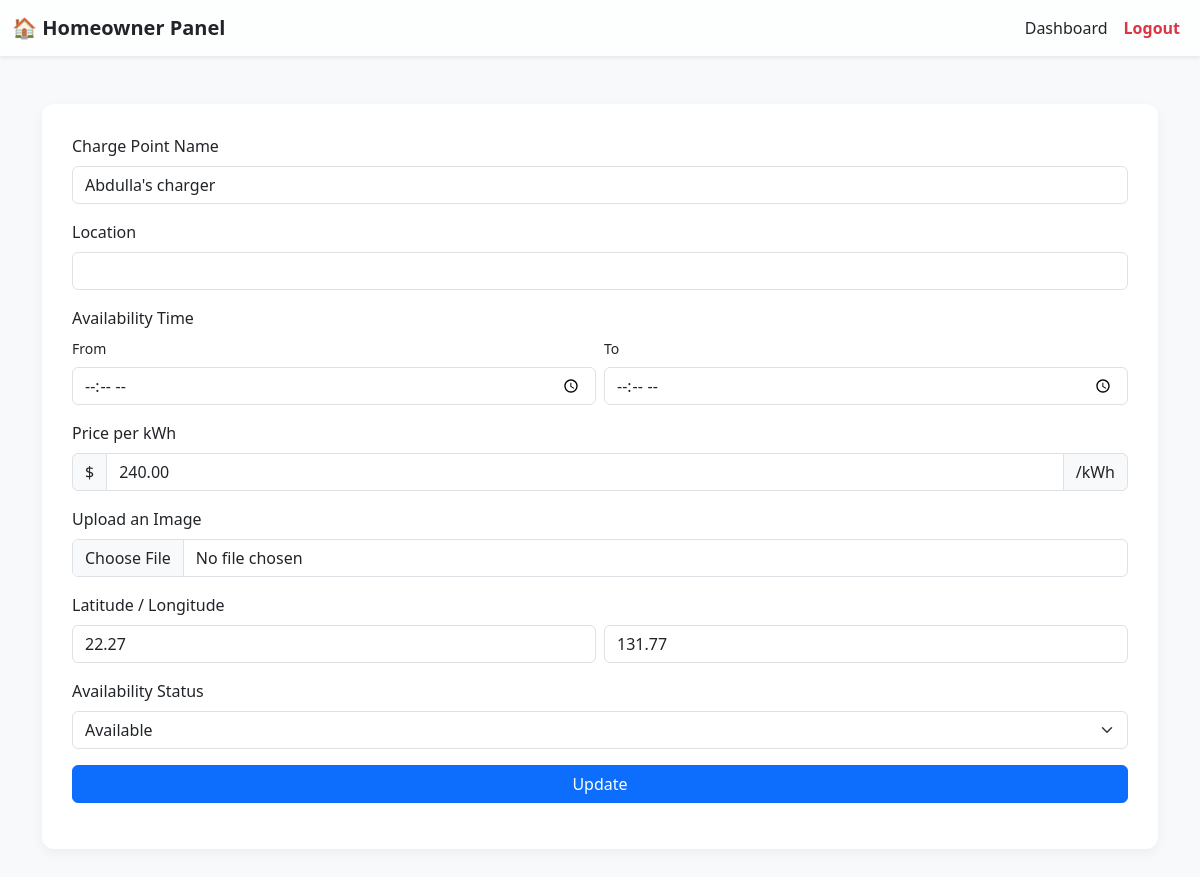
The app's page /manage_charger.php (signed in) with its own data.
### tables this page shows
CREATE TABLE `charge_point` (
  `charger_id` INT(11) NOT NULL AUTO_INCREMENT,
  `charge_name` VARCHAR(50) NOT NULL,
  `cost` DECIMAL(8,2) NOT NULL,
  `availability` VARCHAR(50) NOT NULL,
  `latitude` VARCHAR(50) NOT NULL,
  `longitude` VARCHAR(50) NOT NULL,
  `user_id` INT(11) NOT NULL,
  `picture` VARCHAR(255) NOT NULL,
  `location` VARCHAR(255) DEFAULT NULL,
  `available_from` TIME DEFAULT NULL,
  `available_to` TIME DEFAULT NULL,
  PRIMARY KEY (`charger_id`),
  KEY `user_id` (`user_id`)
);

### manage_charger.php (called while the page is built, shortened)
<?php
require_once 'Models/Charger.php';
$std = new stdClass();
$charger = new Charger();
$homeowner_id = isset($_SESSION['user_id']) ? intval($_SESSION['user_id']) : 0;
$result =  $charger->getChargerByID($homeowner_id);
$std->charger_id = $result['charger_id'];
$std->charge_name = $result['charge_name'];
$std->cost = $result['cost'];
$std->availability = $result['availability'];
$std->latitude = $result['latitude'];
$std->longitude = $result['longitude'];
$std->user_id = $result['user_id'];
$std->picture = $result['picture'];
$std->Location = ($result['location']);
$std->available_from = $result['available_from'];
$std->available_to = $result['available_to'];
require './Views/headers/home_owner_header.phtml';
require './Views/add-charge.phtml';

### Models/connectionDB.php (called while the page is built)
<?php
class connectionDB {
    private $host = 'localhost';
    private $dbname = 'charger_db';
    private $user = 'root';
    private $pass = '';
    public function connect() {
        try {
            $dsn = "mysql:host={$this->host};dbname={$this->dbname}";
            $pdo = new PDO($dsn, $this->user, $this->pass);
            $pdo->setAttribute(PDO::ATTR_ERRMODE, PDO::ERRMODE_EXCEPTION);
            return $pdo;
        } catch (PDOException $e) {
            die("Database connection failed: " . $e->getMessage());
        }
    }
}
?>

### Models/Charger.php (called while the page is built, shortened)
<?php
require_once 'connectionDB.php';
class Charger {
    private $conn;
    public function __construct() {
        $db = new connectionDB();
        $this->conn = $db->connect();
    }
    public function getChargerByID($id) {
        try {
            $stmt = $this->conn->prepare("
                SELECT * FROM `charge_point`
                WHERE `user_id` = :user_id
                ORDER BY `charger_id` DESC
                LIMIT 1
            ");
            $stmt->bindParam(':user_id', $id);
            $stmt->execute();
            $result = $stmt->fetch(PDO::FETCH_ASSOC);
            return $result;
        } catch (PDOException $exc) {
            die("Select failed: " . $exc->getMessage());
        }
    }
}
?>

### Views/add-charge.phtml (the view, shortened to what this page needs)
<!DOCTYPE html>
<html lang="en">
<head>
  <link href="https://cdn.jsdelivr.net/npm/bootstrap@5.3.5/dist/css/bootstrap.min.css" rel="stylesheet">
</head>
<body>
<div class="container py-5">
  <div class="card-box">
<form method="post" action="/Borrow_My_Charger/<?php echo isset($std->charger_id) ? 'manage_charger.php' : 'add_charger.php'; ?>"
      enctype="multipart/form-data">
      <div class="mb-3">
        <label for="charge-point-name" class="form-label">Charge Point Name</label>
        <input type="text" class="form-control" id="charge-point-name" name="charge_name"
        placeholder="e.g. Home Garage Charger"
        value="<?php echo isset($std->charge_name) ? htmlspecialchars($std->charge_name) : ''; ?>">
      </div>
      <div class="mb-3">
        <label for="charge-point-loca" class="form-label">Location</label>
        <input type="text" class="form-control" id="charge-point-loca" name="charge_loca"
        placeholder="e.g. Manama"
        value="<?php echo isset($std->Location) ? htmlspecialchars($std->Location) : '' ?> ">
      </div>
      <div class="mb-3">
        <label class="form-label">Availability Time</label>
        <div class="row g-2">
          <div class="col">
            <label for="available_from" class="form-label small">From</label>
            <input type="time" class="form-control" id="available_from" name="available_from"
            value="<?php echo isset($std->available_from) ? htmlspecialchars($std->available_from) : ''; ?>" required>
          </div>
          <div class="col">
            <label for="available_to" class="form-label small">To</label>
            <input type="time" class="form-control" id="available_to" name="available_to"
            value="<?php echo isset($std->available_to) ? htmlspecialchars($std->available_to) : ''; ?>" required>
          </div>
        </div>
      </div>
      <div class="mb-3">
        <label for="priceperkwh" class="form-label">Price per kWh</label>
        <div class="input-group">
          <span class="input-group-text">$</span>
          <input name="priceperkwh" type="number" step="0.01" class="form-control" id="priceperkwh"
          placeholder="0.20"
          value="<?php echo isset($std->cost) ? htmlspecialchars($std->cost) : ''; ?>">
          <span class="input-group-text">/kWh</span>
        </div>
      </div>
      <div class="mb-3">
        <label for="formFile" class="form-label">Upload an Image</label>
        <input class="form-control" name="charger_image" type="file" id="formFile">
      </div>
      <div class="mb-3">
        <label class="form-label">Latitude / Longitude</label>
        <div class="row g-2">
          <div class="col">
            <input type="number" name="latitude" class="form-control" placeholder="Latitude"
            value="<?php echo isset($std->latitude) ? htmlspecialchars($std->latitude) : ''; ?>">
          </div>
          <div class="col">
            <input type="number" name="longitude" class="form-control" placeholder="Longitude"
            value="<?php echo isset($std->longitude) ? htmlspecialchars($std->longitude) : ''; ?>">
          </div>
        </div>
      </div>
<div class="mb-3">
  <label for="availability" class="form-label">Availability Status</label>
<select name="availability" id="availability" class="form-select" required>
    <option value="available" <?php echo (isset($std->availability) && $std->availability == 'available') ? 'selected' : ''; ?>>Available</option>
</select>
</div>
      <button type="submit" class="btn btn-primary w-100">
        <?php echo isset($std->charger_id) ? 'Update' : 'Submit'; ?>
      </button>
    </form>
  </div>
</div>
</body>
</html>

### Views/add-charge.phtml (style rules this page uses)
body { background-color: #f8f9fa; }
.card-box { background-color: #fff; border-radius: 12px; box-shadow: 0 4px 12px rgba(0,0,0,0.05); padding: 30px; }
.form-label { font-weight: 500; }
.btn-primary { border-radius: 6px; }

### records on screen
charge_point: charge_name "Abdulla's charger", priceperkwh "240.00", latitude "22.27", longitude "131.77"
